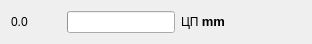
    <widget class="QWidget" name="layoutWidget_31">
     <property name="geometry">
      <rect>
       <x>10</x>
       <y>170</y>
       <width>312</width>
       <height>23</height>
      </rect>
     </property>
     <layout class="QHBoxLayout" name="horizontalLayout_37">
      <item>
       <widget class="QLabel" name="label_73">
        <property name="sizePolicy">
         <sizepolicy hsizetype="Fixed" vsizetype="Fixed">
          <horstretch>0</horstretch>
          <verstretch>0</verstretch>
         </sizepolicy>
        </property>
        <property name="minimumSize">
         <size>
          <width>50</width>
          <height>0</height>
         </size>
        </property>
        <property name="text">
         <string>0.0 </string>
        </property>
       </widget>
      </item>
      <item>
       <widget class="QProgressBar" name="progressBar_37">
        <property name="maximumSize">
         <size>
          <width>108</width>
          <height>16777215</height>
         </size>
        </property>
        <property name="statusTip">
         <string/>
        </property>
        <property name="whatsThis">
         <string notr="true"/>
        </property>
        <property name="value">
         <number>0</number>
        </property>
        <property name="textVisible">
         <bool>false</bool>
        </property>
       </widget>
      </item>
      <item>
       <widget class="QLabel" name="label_74">
        <property name="text">
         <string>&lt;html&gt;&lt;head/&gt;&lt;body&gt;&lt;p&gt;ЦП &lt;span style=&quot; font-size:10pt; font-weight:600;&quot;&gt;mm&lt;/span&gt;&lt;/p&gt;&lt;/body&gt;&lt;/html&gt;</string>
        </property>
       </widget>
      </item>
     </layout>
    </widget>
